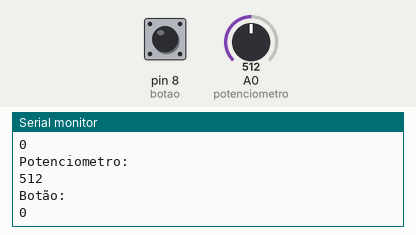
Simulated run of this sketch. Board: Arduino Uno, built with avr-gcc and run on an emulated ATmega328P. Parts: the last lines printed to the serial monitor. The test bench sets the inputs (shaded band); at power-on: A0 (potenciometro) = 512, pin 8 (botao) LOW.

Above: at 1.8 s.
1.9 s: A0 (potenciometro) set to 716
At 2.5 s:
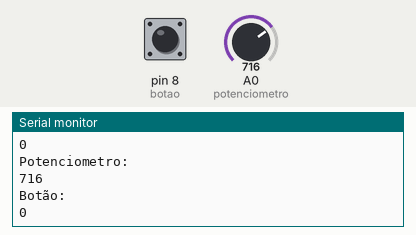
3.4 s: pin 8 (botao) pulled HIGH for 1.2 s
At 4.8 s:
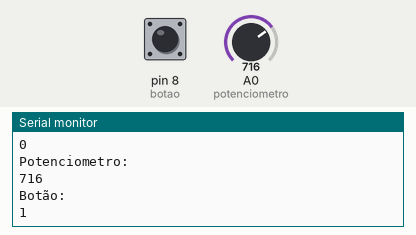
6.1 s: A0 (potenciometro) set to 900
At 7.6 s:
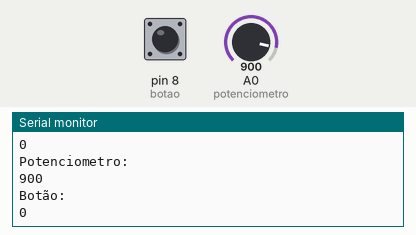
Timing chart, 0 to 9.1 s (numbered marks = the images above; inputs shaded):
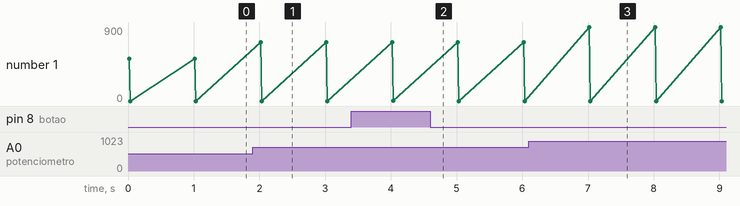

The sketch:

lerSerial.ino
```cpp
#include "SoftwareSerial.h"

//variáveis
int potenciometro = A0;
int retorno_potenciometro = 0;
int botao = 8;
int retorno_botao = 0;

void setup() {

  Serial.begin(9600);

  // inicializa as variáveis e portas
  pinMode(potenciometro, INPUT);
  pinMode(botao, INPUT);

}

void loop() {

  retorno_potenciometro = analogRead(potenciometro);

  Serial.println("Potenciometro:");
  Serial.println(retorno_potenciometro);

  retorno_botao = digitalRead(botao);

  Serial.println("Botão:");
  Serial.println(retorno_botao);

  delay(1000);
}
```

Measured:
- after the input at 1.9 s, the serial monitor: prints a new line after 0.12 s (image 1)
- after the input at 3.4 s, the serial monitor: prints a new line after 0.63 s (image 2)
- after the input at 6.1 s, the serial monitor: prints a new line after 0.92 s (image 3)
